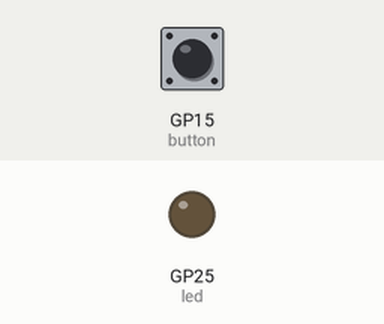
Recording of a program running on a simulated Raspberry Pi Pico running MicroPython. Parts: output pins drawn as LEDs (lit = HIGH). The test bench sets the inputs (shaded band); at power-on: GP15 (button) LOW.

Above: at 1.2 s.
1.3 s: GP15 (button) pulled HIGH for 0.15 s
At 1.4 s:
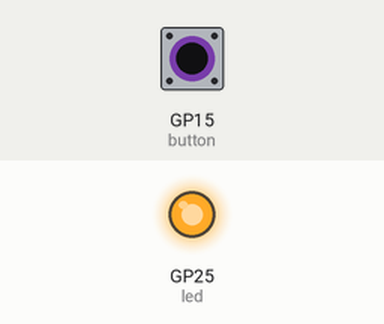
3.0 s: GP15 (button) pulled HIGH for 3.2 s
At 6.6 s:
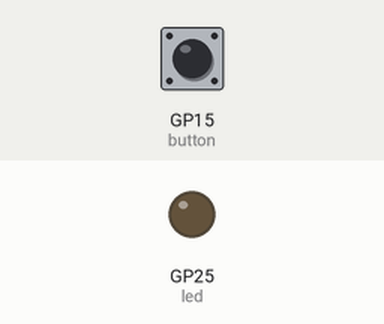
Timing chart, 0 to 8.1 s (numbered marks = the images above; inputs shaded):
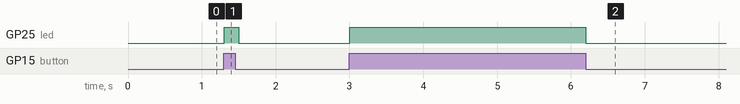

The program:

onbroad_led_with_a_button.py
```python
from machine import Pin  # Import Pin class from machine module to control GPIO
import time              # Import time module for delays

# Initialize the onboard LED (usually labeled "LED") as an output pin
led = Pin("LED", Pin.OUT)

# Initialize GPIO pin 15 as an input pin for the button
button = Pin(15, Pin.IN)

# Start an infinite loop
while True:
    if button.value() == 1:     # If button is pressed (value is HIGH)
        led.on()                # Turn the LED on
        time.sleep(0.1)             # Small delay to debounce and reduce CPU usage
    else:
        led.off()               # Otherwise, turn the LED off
        time.sleep(0.1)             # Small delay to debounce and reduce CPU usage
```

Measured:
- after the input at 1.3 s, GP25 (led): LOW → HIGH at once, → LOW 0.20 s later
- after the input at 3.0 s, GP25 (led): LOW → HIGH at once, → LOW 3.2 s later
